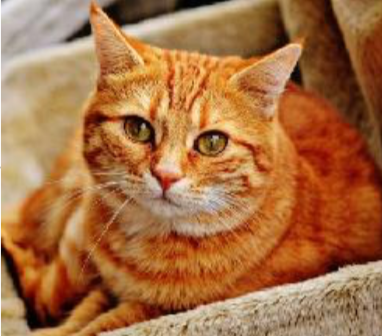
#> input picture Python_OpenCV course/img_cal/cat.png, 382 x 336 px
$ python 03.py
#> lines starting #> are read from the running program, lines starting #| are printed output that depends on the picture; after the words box and inside, x2 and y2 are one past the last pixel; in counts of white or black regions, pixels touching at a corner belong together
#ROI 추출

import cv2

image=cv2.imread('cat.png')
#> image is the input picture: shape (336, 382, 3); mean B, G, R 67.3, 111, 166.5

roi=image[20:150, 70:200]
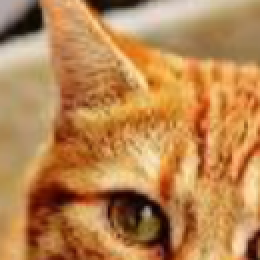
#> roi: shape (130, 130, 3) (shown 2 times larger); mean B, G, R 79.9, 133.5, 185.9

image[0:130, 0:130]=roi
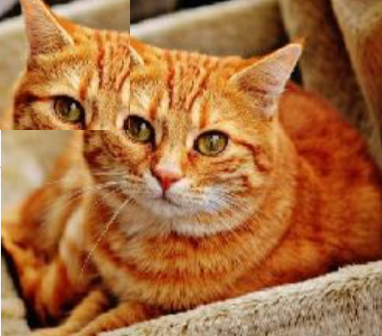
#> image: shape (336, 382, 3); 13.17% of pixels changed, all inside (x1, y1, x2, y2) = (0, 0, 130, 130)
cv2.imshow('Cat',image)
cv2.waitKey(0)
